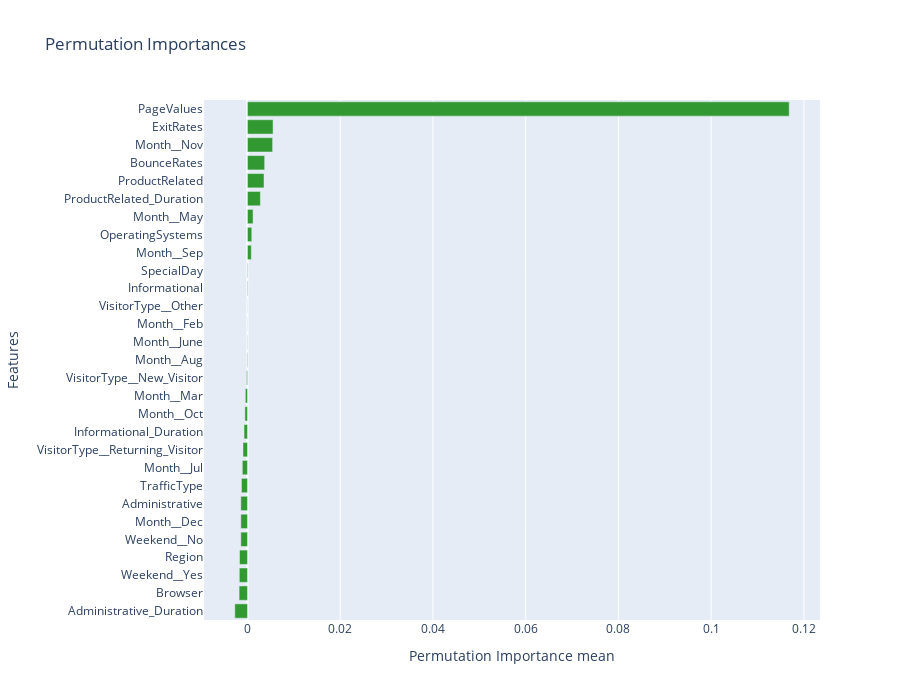

The notebook cell this image was saved under:
### Code cell
fig = go.Figure()
fig.add_trace(
    go.Bar(
        x=result.importances_mean[perm_sorted_idx],
        y=X_train.columns[perm_sorted_idx],
        orientation="h",
        marker_color="#329932",
    )
)
fig.update_layout(
    title="Permutation Importances",
    yaxis=dict(title="Features"),
    xaxis=dict(title="Permutation Importance mean"),
    height=700,
)
fig.show()

### Figure 1 — Plotly figure (JSON) as saved in the notebook; plotly's stock layout.template omitted (floating-point values rounded to 4 significant figures)
{"data": [{"marker": {"color": "#329932"}, "orientation": "h", "type": "bar", "x": [-0.002734, -0.001807, -0.001761, -0.001715, -0.001437, -0.001437, -0.001437, -0.001297, -0.001112, -0.0009731, -0.0007414, -0.0005561, -0.0004634, -0.0001854, -9.268e-05, -4.634e-05, 0, 0, 9.268e-05, 9.268e-05, 0.0008341, 0.0009268, 0.001205, 0.00278, 0.003568, 0.003707, 0.005422, 0.005514, 0.1168], "y": ["Administrative_Duration", "Browser", "Weekend__Yes", "Region", "Weekend__No", "Month__Dec", "Administrative", "TrafficType", "Month__Jul", "VisitorType__Returning_Visitor", "Informational_Duration", "Month__Oct", "Month__Mar", "VisitorType__New_Visitor", "Month__Aug", "Month__June", "Month__Feb", "VisitorType__Other", "Informational", "SpecialDay", "Month__Sep", "OperatingSystems", "Month__May", "ProductRelated_Duration", "ProductRelated", "BounceRates", "Month__Nov", "ExitRates", "PageValues"]}], "layout": {"height": 700, "title": {"text": "Permutation Importances"}, "xaxis": {"title": {"text": "Permutation Importance mean"}}, "yaxis": {"title": {"text": "Features"}}}}
